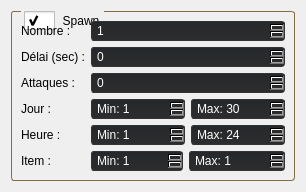
     <widget class="QWidget" name="tabSpawn">
      <property name="enabled">
       <bool>true</bool>
      </property>
      <attribute name="title">
       <string>Spawn</string>
      </attribute>
      <layout class="QVBoxLayout" name="verticalLayout_2">
       <item>
        <widget class="QGroupBox" name="spawn">
         <property name="styleSheet">
          <string notr="true">QGroupBox {
    border: 1px solid gray;
    border-radius: 3px;
    margin-top: 0.7em;
	border-color: rgb(131, 111, 71);
}

QGroupBox::title {
    subcontrol-origin: margin;
    left: 10px;
    padding: 0 3px 0 3px;
}

QPushButton::checked {
	background-color: rgb(168, 0, 0);
}


QGroupBox {
    spacing: 5px;
}

QGroupBox::indicator {
    width: 31px;
    height: 19px;
}

QGroupBox::indicator:unchecked {
	image: url(:/MainFrame/Resources/Icons_New/Checkbutton_no.png);
}

QGroupBox::indicator:checked {
	image: url(:/MainFrame/Resources/Icons_New/Checkbutton_yes.png);
}

QSpinBox::down-button {
	image: url(:/MainFrame/Resources/Icons_New/external-down-arrow-arrow-flatart-icons-lineal-color-flatarticons-10.png);
right: 1.5px;
height: 9px;
}

QSpinBox::up-button {
    image: url(:/MainFrame/Resources//Icons_New/external-up-arrow-arrow-flatart-icons-lineal-color-flatarticons-10.png);
right: 1.5px;
bottom: 0px;
height: 9px;
}

QSpinBox { 
	border: 1px solid #333333;
	border-radius: 3px;
	background-color: qlineargradient(spread:pad, x1:0, y1:1, x2:0, y2:0, stop:0 rgba(37, 37, 38, 255), stop:1 rgba(27, 29, 31, 255));
	padding: 1px 20px 1px 3px;
	min-width: 6em;
	color: #ffffff;
    background-color: qlineargradient(spread:pad, x1:0, y1:1, x2:0, y2:0, stop:0 rgba(45, 45, 46, 255), stop:1 rgba(37, 40, 43, 255));
	selection-background-color: rgb(40, 42, 44);
}</string>
         </property>
         <property name="title">
          <string>Spawn</string>
         </property>
         <property name="checkable">
          <bool>true</bool>
         </property>
         <layout class="QFormLayout" name="formLayout">
          <item row="0" column="0">
           <widget class="QLabel" name="label">
            <property name="text">
             <string>Nombre :</string>
            </property>
           </widget>
          </item>
          <item row="0" column="1">
           <widget class="QSpinBox" name="spawnCount">
            <property name="styleSheet">
             <string notr="true"/>
            </property>
            <property name="minimum">
             <number>1</number>
            </property>
            <property name="maximum">
             <number>2147483647</number>
            </property>
           </widget>
          </item>
          <item row="1" column="0">
           <widget class="QLabel" name="label_2">
            <property name="text">
             <string>Délai (sec) :</string>
            </property>
           </widget>
          </item>
          <item row="1" column="1">
           <widget class="QSpinBox" name="spawnTime">
            <property name="styleSheet">
             <string notr="true"/>
            </property>
            <property name="maximum">
             <number>2147483647</number>
            </property>
           </widget>
          </item>
          <item row="2" column="0">
           <widget class="QLabel" name="label_3">
            <property name="text">
             <string>Attaques :</string>
            </property>
           </widget>
          </item>
          <item row="2" column="1">
           <widget class="QSpinBox" name="spawnAttackCount">
            <property name="styleSheet">
             <string notr="true"/>
            </property>
            <property name="maximum">
             <number>2147483647</number>
            </property>
           </widget>
          </item>
          <item row="3" column="0">
           <widget class="QLabel" name="label_4">
            <property name="text">
             <string>Jour :</string>
            </property>
           </widget>
          </item>
          <item row="4" column="0">
           <widget class="QLabel" name="label_5">
            <property name="text">
             <string>Heure :</string>
            </property>
           </widget>
          </item>
          <item row="5" column="0">
           <widget class="QLabel" name="label_6">
            <property name="text">
             <string>Item :</string>
            </property>
           </widget>
          </item>
          <item row="3" column="1">
           <layout class="QHBoxLayout" name="horizontalLayout">
            <item>
             <widget class="QSpinBox" name="spawnDayMin">
              <property name="styleSheet">
               <string notr="true"/>
              </property>
              <property name="prefix">
               <string>Min: </string>
              </property>
              <property name="minimum">
               <number>1</number>
              </property>
              <property name="maximum">
               <number>31</number>
              </property>
             </widget>
            </item>
            <item>
             <widget class="QSpinBox" name="spawnDayMax">
              <property name="styleSheet">
               <string notr="true"/>
              </property>
              <property name="suffix">
               <string/>
              </property>
              <property name="prefix">
               <string>Max: </string>
              </property>
              <property name="minimum">
               <number>1</number>
              </property>
              <property name="maximum">
               <number>31</number>
              </property>
              <property name="value">
               <number>30</number>
              </property>
             </widget>
            </item>
           </layout>
          </item>
          <item row="4" column="1">
           <layout class="QHBoxLayout" name="horizontalLayout_2">
            <item>
             <widget class="QSpinBox" name="spawnHourMin">
              <property name="styleSheet">
               <string notr="true"/>
              </property>
              <property name="prefix">
               <string>Min: </string>
              </property>
              <property name="minimum">
               <number>1</number>
              </property>
              <property name="maximum">
               <number>24</number>
              </property>
             </widget>
            </item>
            <item>
             <widget class="QSpinBox" name="spawnHourMax">
              <property name="styleSheet">
               <string notr="true"/>
              </property>
              <property name="prefix">
               <string>Max: </string>
              </property>
              <property name="minimum">
               <number>1</number>
              </property>
              <property name="maximum">
               <number>24</number>
              </property>
              <property name="value">
               <number>24</number>
              </property>
             </widget>
            </item>
           </layout>
          </item>
          <item row="5" column="1">
           <layout class="QHBoxLayout" name="horizontalLayout_3">
            <item>
             <widget class="QSpinBox" name="spawnItemMin">
              <property name="styleSheet">
               <string notr="true"/>
              </property>
              <property name="prefix">
               <string>Min: </string>
              </property>
              <property name="minimum">
               <number>1</number>
              </property>
              <property name="maximum">
               <number>255</number>
              </property>
             </widget>
            </item>
            <item>
             <widget class="QSpinBox" name="spawnItemMax">
              <property name="styleSheet">
               <string notr="true"/>
              </property>
              <property name="prefix">
               <string>Max: </string>
              </property>
              <property name="minimum">
               <number>1</number>
              </property>
              <property name="maximum">
               <number>255</number>
              </property>
             </widget>
            </item>
           </layout>
          </item>
         </layout>
        </widget>
       </item>
      </layout>
     </widget>
